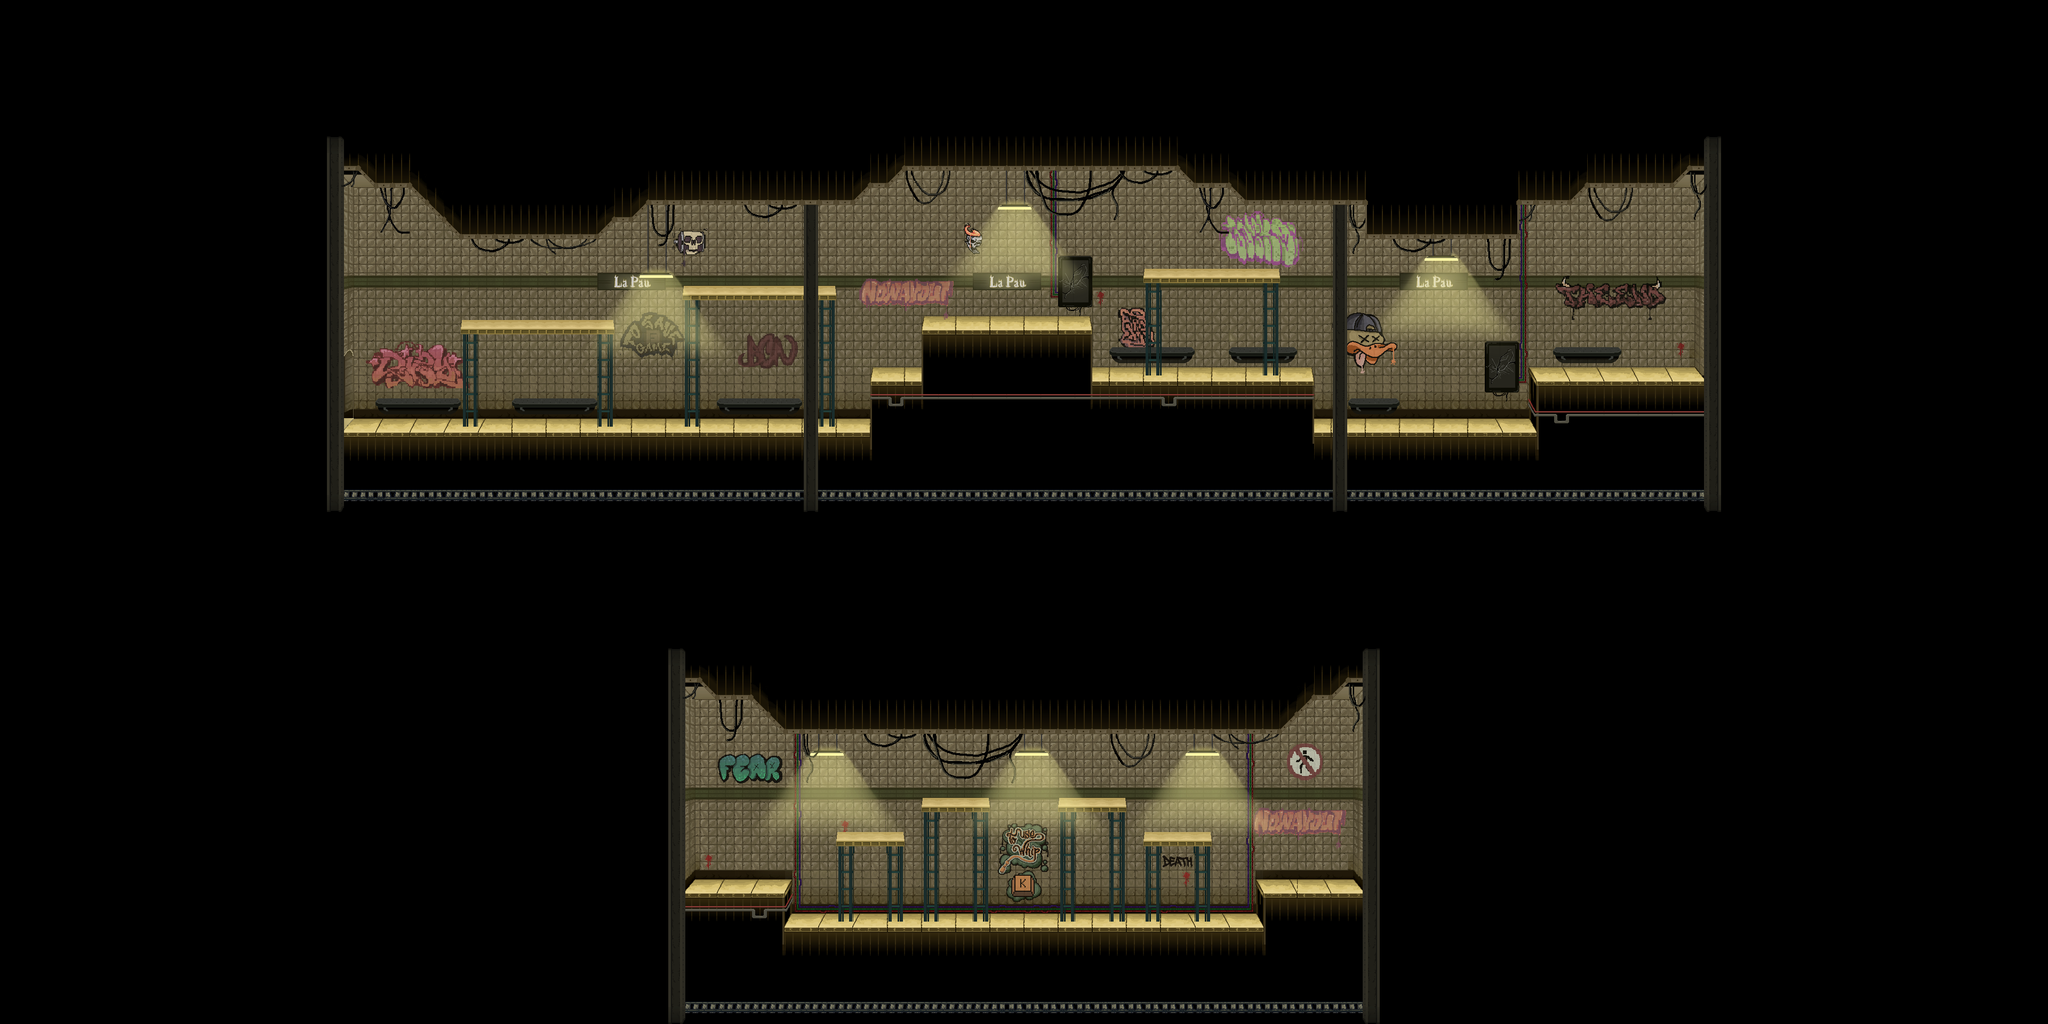

Tiled map render using the project's own tile images. Description and the map definition, with tile-layer contents summarised, below:
An orthogonal 120x60 tile map with 32x32 px tiles, 12 tile layers (FondoNegro, Fondo, Suelo, Grafitis, ...), 1 hidden layer not drawn, 4 tilesets and 42 objects.

<map version="1.10" tiledversion="1.10.2" orientation="orthogonal" renderorder="right-down" width="120" height="60" tilewidth="32" tileheight="32" infinite="0" nextlayerid="34" nextobjectid="298">
 <tileset firstgid="1" name="tmw_desert_spacing" tilewidth="32" tileheight="32" spacing="1" margin="1" tilecount="48" columns="8">
  <image source="tmw_desert_spacing.png" width="265" height="199" />
  <wangsets>
   <wangset name="Brick" type="corner" tile="9">
    <wangcolor name="" color="#ff0000" tile="-1" probability="1" />
    <wangtile tileid="0" wangid="0,0,0,1,0,0,0,0" />
    <wangtile tileid="1" wangid="0,0,0,1,0,1,0,0" />
    <wangtile tileid="2" wangid="0,0,0,0,0,1,0,0" />
    <wangtile tileid="8" wangid="0,1,0,1,0,0,0,0" />
    <wangtile tileid="9" wangid="0,1,0,1,0,1,0,1" />
    <wangtile tileid="10" wangid="0,0,0,0,0,1,0,1" />
    <wangtile tileid="16" wangid="0,1,0,0,0,0,0,0" />
    <wangtile tileid="17" wangid="0,1,0,0,0,0,0,1" />
    <wangtile tileid="18" wangid="0,0,0,0,0,0,0,1" />
    <wangtile tileid="19" wangid="0,1,0,0,0,1,0,1" />
    <wangtile tileid="20" wangid="0,1,0,1,0,0,0,1" />
    <wangtile tileid="27" wangid="0,0,0,1,0,1,0,1" />
    <wangtile tileid="28" wangid="0,1,0,1,0,1,0,0" />
   </wangset>
   <wangset name="Marble" type="corner" tile="33">
    <wangcolor name="" color="#ff0000" tile="-1" probability="1" />
    <wangtile tileid="24" wangid="0,0,0,1,0,0,0,0" />
    <wangtile tileid="25" wangid="0,0,0,1,0,1,0,0" />
    <wangtile tileid="26" wangid="0,0,0,0,0,1,0,0" />
    <wangtile tileid="32" wangid="0,1,0,1,0,0,0,0" />
    <wangtile tileid="33" wangid="0,1,0,1,0,1,0,1" />
    <wangtile tileid="34" wangid="0,0,0,0,0,1,0,1" />
    <wangtile tileid="35" wangid="0,1,0,0,0,1,0,1" />
    <wangtile tileid="36" wangid="0,1,0,1,0,0,0,1" />
    <wangtile tileid="40" wangid="0,1,0,0,0,0,0,0" />
    <wangtile tileid="41" wangid="0,1,0,0,0,0,0,1" />
    <wangtile tileid="42" wangid="0,0,0,0,0,0,0,1" />
    <wangtile tileid="43" wangid="0,0,0,1,0,1,0,1" />
    <wangtile tileid="44" wangid="0,1,0,1,0,1,0,0" />
   </wangset>
   <wangset name="Sand" type="corner" tile="14">
    <wangcolor name="" color="#ff0000" tile="29" probability="1" />
    <wangtile tileid="3" wangid="0,1,0,0,0,1,0,1" />
    <wangtile tileid="4" wangid="0,1,0,1,0,0,0,1" />
    <wangtile tileid="5" wangid="0,0,0,1,0,0,0,0" />
    <wangtile tileid="6" wangid="0,0,0,1,0,1,0,0" />
    <wangtile tileid="7" wangid="0,0,0,0,0,1,0,0" />
    <wangtile tileid="11" wangid="0,0,0,1,0,1,0,1" />
    <wangtile tileid="12" wangid="0,1,0,1,0,1,0,0" />
    <wangtile tileid="13" wangid="0,1,0,1,0,0,0,0" />
    <wangtile tileid="14" wangid="0,1,0,1,0,1,0,1" />
    <wangtile tileid="15" wangid="0,0,0,0,0,1,0,1" />
    <wangtile tileid="21" wangid="0,1,0,0,0,0,0,0" />
    <wangtile tileid="22" wangid="0,1,0,0,0,0,0,1" />
    <wangtile tileid="23" wangid="0,0,0,0,0,0,0,1" />
   </wangset>
  </wangsets>
 </tileset>
 <tileset firstgid="49" name="MapMetadata" tilewidth="32" tileheight="32" spacing="1" margin="1" tilecount="2" columns="2">
  <image source="MapMetadata.png" width="67" height="34" />
 </tileset>
 <tileset firstgid="51" name="atlas_backgrounds" tilewidth="32" tileheight="32" tilecount="14160" columns="236">
  <image source="atlas_backgrounds.png" width="7559" height="1920" />
 </tileset>
 <tileset firstgid="14211" name="background3" tilewidth="32" tileheight="32" tilecount="9063" columns="159">
  <image source="background3.png" trans="ff00ff" width="5112" height="1848" />
 </tileset>
 <layer id="28" name="FondoNegro" width="120" height="60">
  <properties>
   <property name="Draw" type="bool" value="true" />
  </properties>
  <data>[7200 cells, 7200 non-empty, 24 distinct tile ids]</data>
 </layer>
 <layer id="18" name="Fondo" width="120" height="60">
  <properties>
   <property name="Draw" type="bool" value="true" />
  </properties>
  <data>[7200 cells, 1697 non-empty, 30 distinct tile ids]</data>
 </layer>
 <layer id="1" name="Suelo" width="120" height="60">
  <properties>
   <property name="Draw" type="bool" value="true" />
  </properties>
  <data>[7200 cells, 1436 non-empty, 162 distinct tile ids]</data>
 </layer>
 <layer id="23" name="Grafitis" width="120" height="60" opacity="0.91">
  <properties>
   <property name="Draw" type="bool" value="true" />
  </properties>
  <data>[7200 cells, 261 non-empty, 233 distinct tile ids]</data>
 </layer>
 <layer id="19" name="Deco" width="120" height="60">
  <properties>
   <property name="Draw" type="bool" value="true" />
  </properties>
  <data>[7200 cells, 162 non-empty, 49 distinct tile ids]</data>
 </layer>
 <layer id="21" name="Decoracion" width="120" height="60">
  <properties>
   <property name="Draw" type="bool" value="true" />
  </properties>
  <data>[7200 cells, 72 non-empty, 13 distinct tile ids]</data>
 </layer>
 <layer id="33" name="Ascensor" width="120" height="60">
  <properties>
   <property name="Draw" type="bool" value="true" />
  </properties>
  <data>[7200 cells, 0 non-empty, 0 distinct tile ids]</data>
 </layer>
 <layer id="26" name="Andamios" width="120" height="60">
  <properties>
   <property name="Draw" type="bool" value="true" />
  </properties>
  <data>[7200 cells, 124 non-empty, 14 distinct tile ids]</data>
 </layer>
 <layer id="30" name="Decoraciones" width="120" height="60">
  <properties>
   <property name="Draw" type="bool" value="true" />
  </properties>
  <data>[7200 cells, 12 non-empty, 4 distinct tile ids]</data>
 </layer>
 <layer id="20" name="Luces" width="120" height="60">
  <properties>
   <property name="Draw" type="bool" value="true" />
  </properties>
  <data>[7200 cells, 49 non-empty, 6 distinct tile ids]</data>
 </layer>
 <layer id="29" name="Profundidad" width="120" height="60">
  <properties>
   <property name="Prof1" type="bool" value="true" />
  </properties>
  <data>[7200 cells, 313 non-empty, 69 distinct tile ids]</data>
 </layer>
 <layer id="31" name="Profundidad2" width="120" height="60">
  <properties>
   <property name="Prof1" type="bool" value="true" />
  </properties>
  <data>[7200 cells, 535 non-empty, 122 distinct tile ids]</data>
 </layer>
 <layer id="7" name="Navigation" width="120" height="60" visible="0">
  <properties>
   <property name="Navigation" type="bool" value="true" />
  </properties>
  <data>[7200 cells, 355 non-empty, 1 distinct tile ids]</data>
 </layer>
 <objectgroup id="17" name="Ascensores" visible="0">
  <object id="190" x="1344" y="1536" width="71.333" height="125.189">
   <properties>
    <property name="Sensor" value="BOSS1DE2L1" />
   </properties>
  </object>
  <object id="207" x="2656" y="672" width="64" height="128">
   <properties>
    <property name="Sensor" value="DE2L1BOSS1" />
   </properties>
  </object>
 </objectgroup>
 <objectgroup id="32" name="Giro" visible="0">
  <object id="252" x="1248" y="416" width="32" height="384" />
  <object id="253" x="1568" y="416" width="32" height="384" />
  <object id="254" x="2080" y="416" width="32" height="288" />
  <object id="255" x="2400" y="416" width="32" height="288" />
  <object id="259" x="832" y="416" width="32" height="192" />
  <object id="260" x="1152" y="416" width="32" height="192" />
  <object id="271" x="2848" y="544" width="32" height="160" />
  <object id="272" x="3168" y="544" width="32" height="160" />
 </objectgroup>
 <objectgroup id="27" name="Dialogos" visible="0">
  <object id="229" x="1472" y="1408" width="32" height="256">
   <properties>
    <property name="ID" value="1" />
   </properties>
  </object>
 </objectgroup>
 <objectgroup id="12" name="Colisiones" visible="0">
  <object id="177" x="3192.33" y="222.333" width="32" height="704" />
  <object id="180" x="1280" y="1152" width="1280" height="32" />
  </objectgroup>
 <objectgroup id="14" name="Sensores" visible="0">
  <!-- 1 objects omitted --></objectgroup>
</map>
<!-- 29 of 42 objects omitted -->
